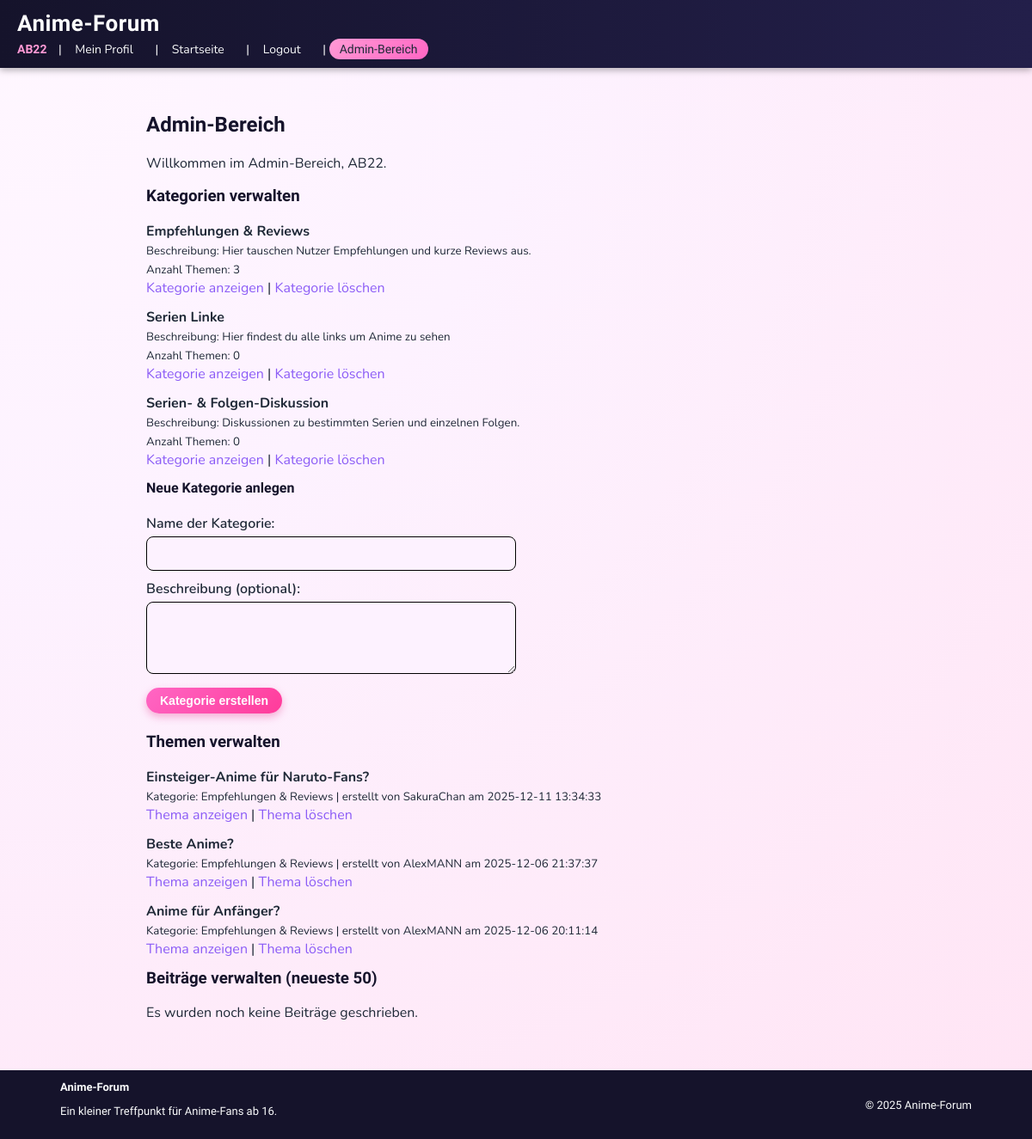
The page /admin.php (signed in) on the database its author committed.
### tables this page shows
CREATE TABLE `kategorien` (
  `kategorie_id` int(11) NOT NULL,
  `name` varchar(100) NOT NULL,
  `beschreibung` varchar(255) DEFAULT NULL
);

CREATE TABLE `themen` (
  `thema_id` int(11) NOT NULL,
  `kategorie_id` int(11) NOT NULL,
  `benutzer_id` int(11) NOT NULL,
  `titel` varchar(150) NOT NULL,
  `erstellt_am` timestamp NOT NULL DEFAULT current_timestamp()
);

CREATE TABLE `benutzer` (
  `benutzer_id` int(11) NOT NULL,
  `benutzername` varchar(50) NOT NULL,
  `email` varchar(100) NOT NULL,
  `passworthash` varchar(255) NOT NULL,
  `geburtsdatum` date NOT NULL,
  `rolle` enum('Nutzer','Admin') NOT NULL DEFAULT 'Nutzer',
  `erstellt_am` timestamp NOT NULL DEFAULT current_timestamp(),
  `geloescht_am` timestamp NULL DEFAULT NULL
);

### admin.php (the view, shortened to what this page needs)
<?php
require_once 'db.php';
$meldung = '';
$sqlKategorien = "SELECT
                    k.kategorie_id,
                    k.name,
                    k.beschreibung,
                    COUNT(t.thema_id) AS anzahl_themen
                  FROM kategorien k
                  LEFT JOIN themen t ON k.kategorie_id = t.kategorie_id
                  GROUP BY k.kategorie_id, k.name, k.beschreibung
                  ORDER BY k.name ASC";
$ergKategorien = $verbindung->query($sqlKategorien);
$sqlThemen = "SELECT
                t.thema_id,
                t.titel,
                t.erstellt_am,
                k.name AS kategoriename,
                b.benutzername
              FROM themen t
              JOIN kategorien k ON t.kategorie_id = k.kategorie_id
              JOIN benutzer   b ON t.benutzer_id = b.benutzer_id
              ORDER BY t.erstellt_am DESC";
$ergThemen = $verbindung->query($sqlThemen);
$sqlBeitraege = "SELECT
                    p.beitrag_id,
                    p.inhalt,
                    p.erstellt_am,
                    p.thema_id,
                    t.titel AS thematitel,
                    b.benutzername
                 FROM beitraege p
                 JOIN themen   t ON p.thema_id = t.thema_id
                 JOIN benutzer b ON p.benutzer_id = b.benutzer_id
                 ORDER BY p.erstellt_am DESC
                 LIMIT 50";
$ergBeitraege = $verbindung->query($sqlBeitraege);
require 'header.php';
?>
<h2>Admin-Bereich</h2>
<p>Willkommen im Admin-Bereich, <?php echo htmlspecialchars($_SESSION['benutzername']); ?>.</p>
<h3>Kategorien verwalten</h3>
<?php if ($ergKategorien && $ergKategorien->num_rows > 0): ?>
    <ul>
        <?php while ($kat = $ergKategorien->fetch_assoc()): ?>
            <li>
                <strong><?php echo htmlspecialchars($kat['name']); ?></strong>
                <br>
                <small>
                    Beschreibung: <?php echo htmlspecialchars($kat['beschreibung']); ?><br>
                    Anzahl Themen: <?php echo (int)$kat['anzahl_themen']; ?><br>
                </small>
                 <a href="kategorie.php?id=<?php echo (int)$kat['kategorie_id']; ?>">Kategorie anzeigen</a>
                |
                <a href="admin.php?aktion=kategorie_loeschen&id=<?php echo (int)$kat['kategorie_id']; ?>"
                   onclick="return confirm('Willst du diese Kategorie und alle zugehörigen Themen und Beiträge wirklich löschen?');">
                    Kategorie löschen
                </a>
            </li>
        <?php endwhile; ?>
    </ul>
<?php else: ?>
    <p>Es wurden noch keine Kategorien angelegt.</p>
<?php endif; ?>
<h4>Neue Kategorie anlegen</h4>
<form method="post" action="admin.php">
    <label for="kategorie_name">Name der Kategorie:</label><br>
    <input type="text" id="kategorie_name" name="kategorie_name" required><br>
    <label for="kategorie_beschreibung">Beschreibung (optional):</label><br>
    <textarea id="kategorie_beschreibung" name="kategorie_beschreibung" rows="3" cols="40"></textarea><br>
    <button type="submit">Kategorie erstellen</button><br><br>
</form>
<h3>Themen verwalten</h3>
<?php if ($ergThemen && $ergThemen->num_rows > 0): ?>
    <ul>
        <?php while ($thema = $ergThemen->fetch_assoc()): ?>
            <li>
                <strong><?php echo htmlspecialchars($thema['titel']); ?></strong>
                <br>
                <small>
                    Kategorie: <?php echo htmlspecialchars($thema['kategoriename']); ?> |
                    erstellt von <?php echo htmlspecialchars($thema['benutzername']); ?>
                    am <?php echo htmlspecialchars($thema['erstellt_am']); ?>
                </small>
                <br>
                <a href="thema.php?id=<?php echo (int)$thema['thema_id']; ?>">Thema anzeigen</a>
                |
                <a href="admin.php?aktion=thema_loeschen&id=<?php echo (int)$thema['thema_id']; ?>"
                   onclick="return confirm('Willst du dieses Thema und alle zugehörigen Beiträge wirklich löschen?');">
                    Thema löschen
                </a>
            </li>
        <?php endwhile; ?>
    </ul>
<?php else: ?>
    <p>Es wurden noch keine Themen erstellt.</p>
<?php endif; ?>
<h3>Beiträge verwalten (neueste 50)</h3>
<?php if ($ergBeitraege && $ergBeitraege->num_rows > 0): ?>
    <ul>
        <?php
        $sqlErsterBeitrag = "SELECT MIN(beitrag_id) AS erster_id FROM beitraege WHERE thema_id = ?";
        $stmtErster = $verbindung->prepare($sqlErsterBeitrag);
        while ($beitrag = $ergBeitraege->fetch_assoc()):
            $themaId   = (int)$beitrag['thema_id'];
            $beitragId = (int)$beitrag['beitrag_id'];
            $stmtErster->bind_param('i', $themaId);
            $stmtErster->execute();
            $resultErster = $stmtErster->get_result();
            $rowErster = $resultErster->fetch_assoc();
            $ersterId = (int)$rowErster['erster_id'];
            $istStartBeitrag = ($beitragId === $ersterId);
        ?>
            <li>
                <strong>Beitrag in: <?php echo htmlspecialchars($beitrag['thematitel']); ?></strong>
                <br>
                <small>
                    von <?php echo htmlspecialchars($beitrag['benutzername']); ?>
                    am <?php echo htmlspecialchars($beitrag['erstellt_am']); ?>
                </small>
                <br>
                <span>
                    <?php echo nl2br(htmlspecialchars(mb_strimwidth($beitrag['inhalt'], 0, 120, '...'))); ?>
                </span>
                <br>
                <a href="thema.php?id=<?php echo $themaId; ?>">Zum Thema</a>
                |
                <?php if ($istStartBeitrag): ?>
                    <em>Startbeitrag – zum Löschen bitte „Thema löschen“ verwenden.</em>
                <?php else: ?>
                    <a href="admin.php?aktion=beitrag_loeschen&id=<?php echo $beitragId; ?>"
                       onclick="return confirm('Willst du diesen Beitrag wirklich löschen?');">
                        Beitrag löschen
                    </a>
                <?php endif; ?>
            </li>
        <?php endwhile;
        $stmtErster->close();
        ?>
    </ul>
    <?php if ($meldung !== ''): ?>
    <p style="color: green;"><?php echo htmlspecialchars($meldung); ?></p>
<?php endif; ?>
<?php else: ?>
    <p>Es wurden noch keine Beiträge geschrieben.</p>
<?php endif; ?>
<?php
require 'footer.php';
?>

### header.php (shortened to what this page needs)
<?php
$istEingeloggt = isset($_SESSION['benutzer_id']);
$aktuellerBenutzername = $istEingeloggt ? $_SESSION['benutzername'] : null;
$aktuellerRolle        = $istEingeloggt ? $_SESSION['rolle'] : null;
$aktuelleSeite = basename($_SERVER['PHP_SELF']);
?>
<!DOCTYPE html>
<html lang="de">
<head>
    <link rel="stylesheet" href="style.css">
</head>
<body>
    <header>
        <h1>Anime-Forum</h1>
        <nav>
            <?php if ($istEingeloggt): ?>
                <span id="B_Name">
                    <strong><?php echo htmlspecialchars($aktuellerBenutzername); ?></strong>
                </span>
                |
                <?php if ($aktuelleSeite === 'profil.php'): ?>
                    <span class="nav-aktiv">Mein Profil</span>
                <?php else: ?>
                    <a href="profil.php">Mein Profil</a>
                <?php endif; ?>
                |
                <?php if ($aktuelleSeite === 'index.php'): ?>
                    <span class="nav-aktiv">Startseite</span>
                <?php else: ?>
                    <a href="index.php">Startseite</a>
                <?php endif; ?>
                |
                <a href="logout.php"
                    class="<?php echo $aktuelleSeite === 'logout.php' ? 'nav-aktiv' : ''; ?>">
                    Logout
                </a>
                <?php if ($aktuellerRolle === 'Admin'): ?>
                    |
                    <?php if ($aktuelleSeite === 'admin.php'): ?>
                        <span class="nav-aktiv">Admin-Bereich</span>
                    <?php else: ?>
                        <a href="admin.php">Admin-Bereich</a>
                    <?php endif; ?>
                <?php endif; ?>
            <?php endif; ?>
        </nav>
    </header>
    <hr>
    <hr>
    <main class="container">

### footer.php
     </main>
    <footer class="footer">
        <div class="footer-inner">
            <div class="footer-left">
                <strong>Anime-Forum</strong>
                <p>Ein kleiner Treffpunkt für Anime-Fans ab 16.</p>
            </div>
            <div class="footer-right">
                <p>&copy; <?php echo date('Y'); ?> Anime-Forum</p>
            </div>
        </div>
    </footer>
</body>
</html>

### style.css (style rules this page uses)
:root { --bg-grad-1: #fdf2ff; --bg-grad-2: #ffe4f4; --color-header: #15132b; --color-text-main: #1f2937; --color-text-muted: #6b7280; --color-accent: #ff66c4; --color-accent-dark: #ff3b9a; --color-card-bg: #ffffff; --color-link: #8b5cf6; --color-link-hover: #4c1d95; }
* { box-sizing: border-box; }
html, body { height: 100%; }
body { font-family: "Nunito", system-ui, -apple-system, BlinkMacSystemFont, "Segoe UI", Arial, sans-serif; background: radial-gradient(circle at top left, #fff7ff 0, var(--bg-grad-1) 35%, var(--bg-grad-2) 100%); margin: 0; color: var(--color-text-main); min-height: 100vh; display: flex; flex-direction: column; }
main.container { max-width: 900px; margin: 50px auto 40px auto; padding: 0 20px; width: 100%; flex: 1; }
header { background: linear-gradient(90deg, #15132b, #231f4a); color: #fff; padding: 12px 20px; box-shadow: 0 2px 8px rgba(0, 0, 0, 0.35); }
header h1 { margin: 0; font-size: 26px; font-family: "Mochiy Pop One", system-ui, sans-serif; letter-spacing: 0.5px; }
a { color: var(--color-link); text-decoration: none; }
nav { margin-top: 6px; font-size: 14px; }
nav a, nav span { color: #f9fafb; text-decoration: none; margin-right: 10px; }
nav a { padding: 4px 12px; border-radius: 999px; transition: background-color 0.2s, color 0.2s, transform 0.1s; }
#B_Name { color: #ff9ad5; margin-right: 10px; font-family: "Mochiy Pop One", system-ui, sans-serif; }
.nav-aktiv { background: linear-gradient(135deg, #ff9ad5, #ff66c4); color: #1f2937 !important; border-radius: 999px; padding: 4px 12px; font-family: "Mochiy Pop One", system-ui, sans-serif; }
hr { border: none; border-top: 1px solid rgba(255, 255, 255, 0.1); margin: 0; }
h2, h3, h4 { margin-top: 0; color: var(--color-header); font-family: "Mochiy Pop One", system-ui, sans-serif; }
ul { list-style-type: none; padding-left: 0; margin: 0; }
li { margin-bottom: 12px; }
label { font-weight: 600; }
input[type="text"], input[type="email"], input[type="password"], input[type="date"], textarea { width: 50%; padding: 8px 10px; margin-top: 4px; margin-bottom: 10px; border-radius: 8px; border: 1px solid black; font: inherit; background-color: #fdf2ff; }
textarea { resize: vertical; min-height: 80px; }
button, .button-link { display: inline-block; padding: 7px 16px; border-radius: 999px; border: none; background: linear-gradient(135deg, var(--color-accent), var(--color-accent-dark)); color: #fff; cursor: pointer; font-weight: 600; text-decoration: none; font-size: 14px; box-shadow: 0 4px 10px rgba(236, 72, 153, 0.4); }
.footer { background-color: var(--color-header); color: #f9fafb; padding: 12px 0; font-size: 13px; font-family: "Mochiy Pop One", system-ui, sans-serif; }
.footer-inner { max-width: 1100px; margin: 0 auto; padding: 0 20px; display: flex; justify-content: space-between; align-items: center; gap: 8px; }

### rows shown on the page
kategorien: name "Empfehlungen & Reviews", beschreibung "Hier tauschen Nutzer Empfehlungen und kurze Reviews aus.", anzahl_themen "3"
kategorien: name "Serien Linke", beschreibung "Hier findest du alle links um Anime zu sehen", anzahl_themen "0"
kategorien: name "Serien- & Folgen-Diskussion", beschreibung "Diskussionen zu bestimmten Serien und einzelnen Folgen.", anzahl_themen "0"
themen: titel "Einsteiger-Anime für Naruto-Fans?", kategorie.name "Empfehlungen & Reviews", benutzer.benutzername "SakuraChan", erstellt_am "2025-12-11 13:34:33"
themen: titel "Beste Anime?", kategorie.name "Empfehlungen & Reviews", benutzer.benutzername "AlexMANN", erstellt_am "2025-12-06 21:37:37"
themen: titel "Anime für Anfänger?", kategorie.name "Empfehlungen & Reviews", benutzer.benutzername "AlexMANN", erstellt_am "2025-12-06 20:11:14"

### other values the page prints
$aktuellerBenutzername "AB22"
$_SESSION['benutzername'] "AB22"
